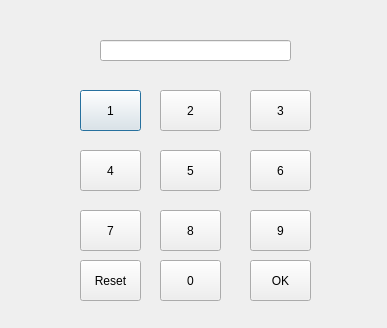
<?xml version="1.0" encoding="UTF-8"?>
<ui version="4.0">
 <class>Dialog</class>
 <widget class="QDialog" name="Dialog">
  <property name="geometry">
   <rect>
    <x>0</x>
    <y>0</y>
    <width>387</width>
    <height>328</height>
   </rect>
  </property>
  <property name="windowTitle">
   <string>Dialog</string>
  </property>
  <widget class="QPushButton" name="PushButton_1">
   <property name="geometry">
    <rect>
     <x>80</x>
     <y>90</y>
     <width>61</width>
     <height>41</height>
    </rect>
   </property>
   <property name="text">
    <string>1</string>
   </property>
  </widget>
  <widget class="QPushButton" name="PushButton_2">
   <property name="geometry">
    <rect>
     <x>160</x>
     <y>90</y>
     <width>61</width>
     <height>41</height>
    </rect>
   </property>
   <property name="text">
    <string>2</string>
   </property>
  </widget>
  <widget class="QPushButton" name="PushButton_3">
   <property name="geometry">
    <rect>
     <x>250</x>
     <y>90</y>
     <width>61</width>
     <height>41</height>
    </rect>
   </property>
   <property name="text">
    <string>3</string>
   </property>
  </widget>
  <widget class="QPushButton" name="PushButton_4">
   <property name="geometry">
    <rect>
     <x>80</x>
     <y>150</y>
     <width>61</width>
     <height>41</height>
    </rect>
   </property>
   <property name="text">
    <string>4</string>
   </property>
  </widget>
  <widget class="QPushButton" name="PushButton_5">
   <property name="geometry">
    <rect>
     <x>160</x>
     <y>150</y>
     <width>61</width>
     <height>41</height>
    </rect>
   </property>
   <property name="text">
    <string>5</string>
   </property>
  </widget>
  <widget class="QPushButton" name="PushButton_6">
   <property name="geometry">
    <rect>
     <x>250</x>
     <y>150</y>
     <width>61</width>
     <height>41</height>
    </rect>
   </property>
   <property name="text">
    <string>6</string>
   </property>
  </widget>
  <widget class="QPushButton" name="PushButton_7">
   <property name="geometry">
    <rect>
     <x>80</x>
     <y>210</y>
     <width>61</width>
     <height>41</height>
    </rect>
   </property>
   <property name="text">
    <string>7</string>
   </property>
  </widget>
  <widget class="QPushButton" name="PushButton_8">
   <property name="geometry">
    <rect>
     <x>160</x>
     <y>210</y>
     <width>61</width>
     <height>41</height>
    </rect>
   </property>
   <property name="text">
    <string>8</string>
   </property>
  </widget>
  <widget class="QPushButton" name="PushButton_9">
   <property name="geometry">
    <rect>
     <x>250</x>
     <y>210</y>
     <width>61</width>
     <height>41</height>
    </rect>
   </property>
   <property name="text">
    <string>9</string>
   </property>
  </widget>
  <widget class="QPushButton" name="PushButton_0">
   <property name="geometry">
    <rect>
     <x>160</x>
     <y>260</y>
     <width>61</width>
     <height>41</height>
    </rect>
   </property>
   <property name="text">
    <string>0</string>
   </property>
  </widget>
  <widget class="QPushButton" name="PushButton_Reset">
   <property name="geometry">
    <rect>
     <x>80</x>
     <y>260</y>
     <width>61</width>
     <height>41</height>
    </rect>
   </property>
   <property name="text">
    <string>Reset</string>
   </property>
  </widget>
  <widget class="QPushButton" name="PushButton_OK">
   <property name="geometry">
    <rect>
     <x>250</x>
     <y>260</y>
     <width>61</width>
     <height>41</height>
    </rect>
   </property>
   <property name="text">
    <string>OK</string>
   </property>
  </widget>
  <widget class="QLineEdit" name="lineEdit">
   <property name="geometry">
    <rect>
     <x>100</x>
     <y>40</y>
     <width>191</width>
     <height>21</height>
    </rect>
   </property>
  </widget>
 </widget>
 <resources/>
 <connections/>
</ui>
